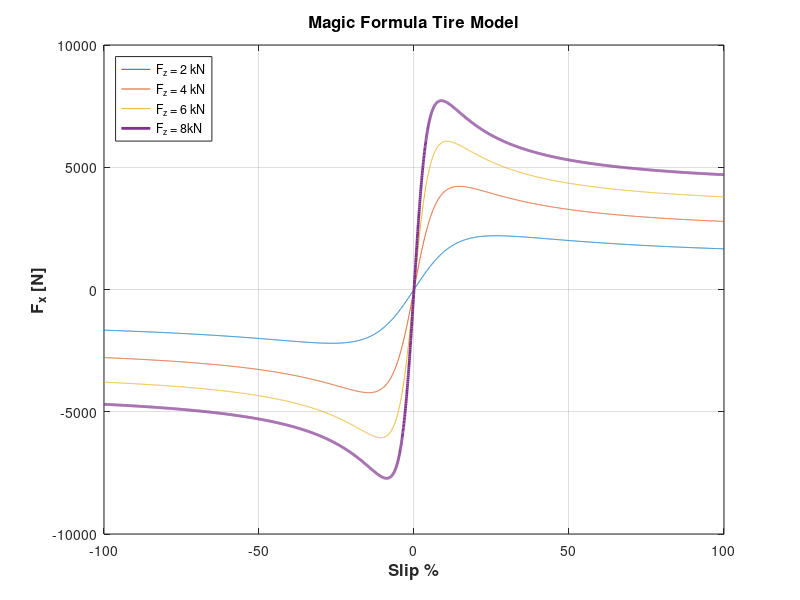
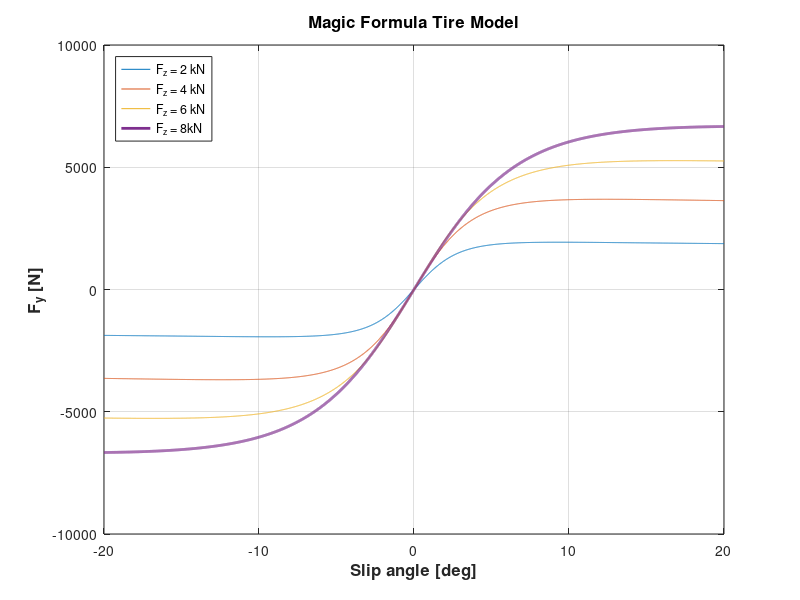

The MATLAB source for these figures, in order:
%% Magic Formula Tire Model by Faruk Sancak
%Slip angle takes values between -20 and 20 degrees.
%Slip ratio takes values between -100% and 100%.
ax1=-22.3; ax2=1144; ax3=49.6; ax4=226; ax5=0.069; ax6=-0.006; ax7=0.056;
ax8=0.486;
ay1=-22.1; ay2=1011; ay3=1078; ay4=1.82; ay5=0.208; ay6=0; ay7=-0.354;
ay8=0.707;
Cx=1.65;
Cy=1.3;
%%
j=0;
for Fz=2:2:8
    i=0;
    j=j+1;
    for alpha=-20:0.01:20
        i=i+1;
        Dx=(ax1*(Fz^2))+(ax2*Fz);
        BCDx=((ax3*(Fz^2))+(ax4*(Fz^2)))/(exp(ax5*Fz));
        Bx=BCDx/(Cx*Dx);
        Ex=(ax6*(Fz^2))+ax7*Fz+ax8;
        %%
        Dy=(ay1*(Fz^2))+(ay2*Fz);
        BCDy=ay3*sind(ay4*atand(ay5*Fz));
        By=BCDy/(Cy*Dy);
        Ey=(ay6*(Fz^2))+ay7*Fz+ay8;
        %%
        Fx(i,j)=Dx*sind(Cx*atand(Bx*(alpha)));
        Fy(i,j)=Dy*sind(Cy*atand(By*(alpha)));
    end
end
%%
ratio=-100:0.05:100;
figure
plot(ratio,Fx(:,1),ratio,Fx(:,2),ratio,Fx(:,3),ratio,Fx(:,4),'linewidth',2)
grid on
title('Magic Formula Tire Model','fontsize',12,'fontweight','b')
legend('F_z = 2 kN','F_z = 4 kN','F_z = 6 kN','F_z = 8kN','Location','NorthWest')
xlabel('Slip %','fontsize',12,'fontweight','b')
ylabel('F_x [N]','fontsize',12,'fontweight','b')

alpha=-20:0.01:20;
figure
plot(alpha,Fy(:,1),alpha,Fy(:,2),alpha,Fy(:,3),alpha,Fy(:,4),'linewidth',2)
grid on
title('Magic Formula Tire Model','fontsize',12,'fontweight','b')
legend('F_z = 2 kN','F_z = 4 kN','F_z = 6 kN','F_z = 8kN','Location','NorthWest')
xlabel('Slip angle [deg]','fontsize',12,'fontweight','b')
ylabel('F_y [N]','fontsize',12,'fontweight','b')